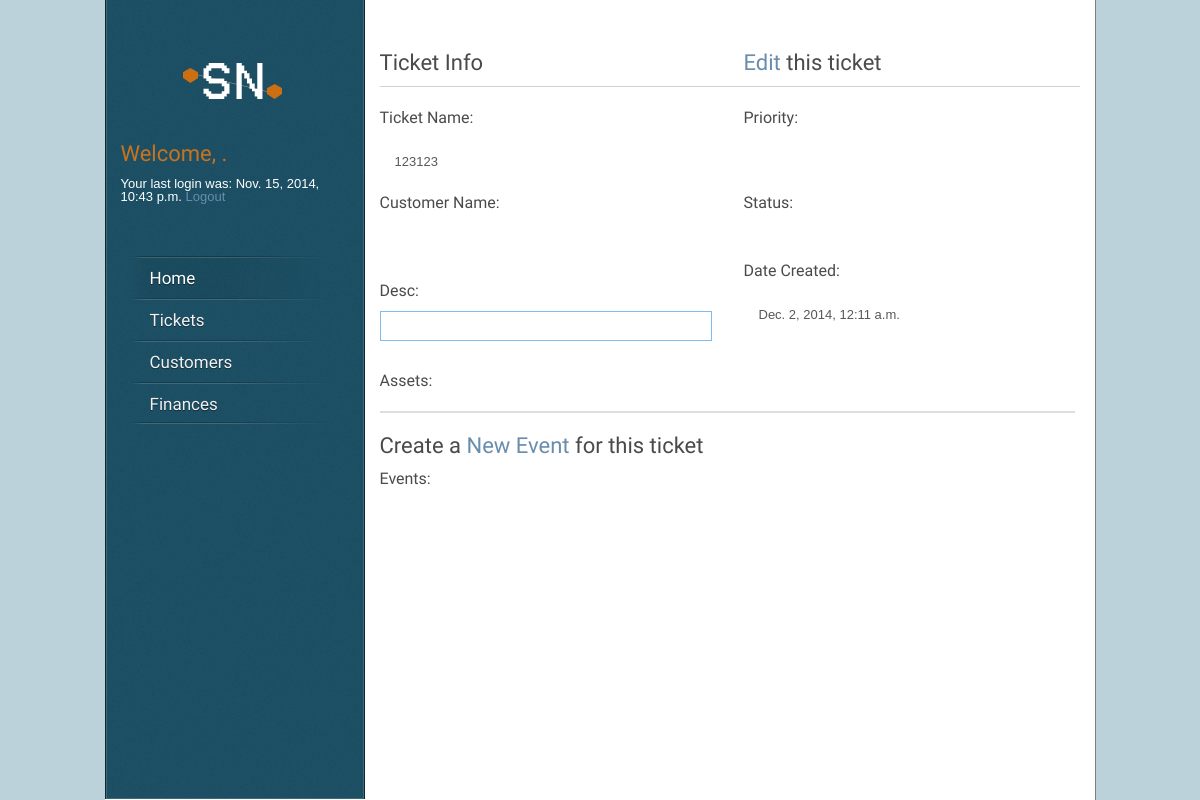
/ticket/detail/91/ (signed in), run on an earlier commit of the app's database.
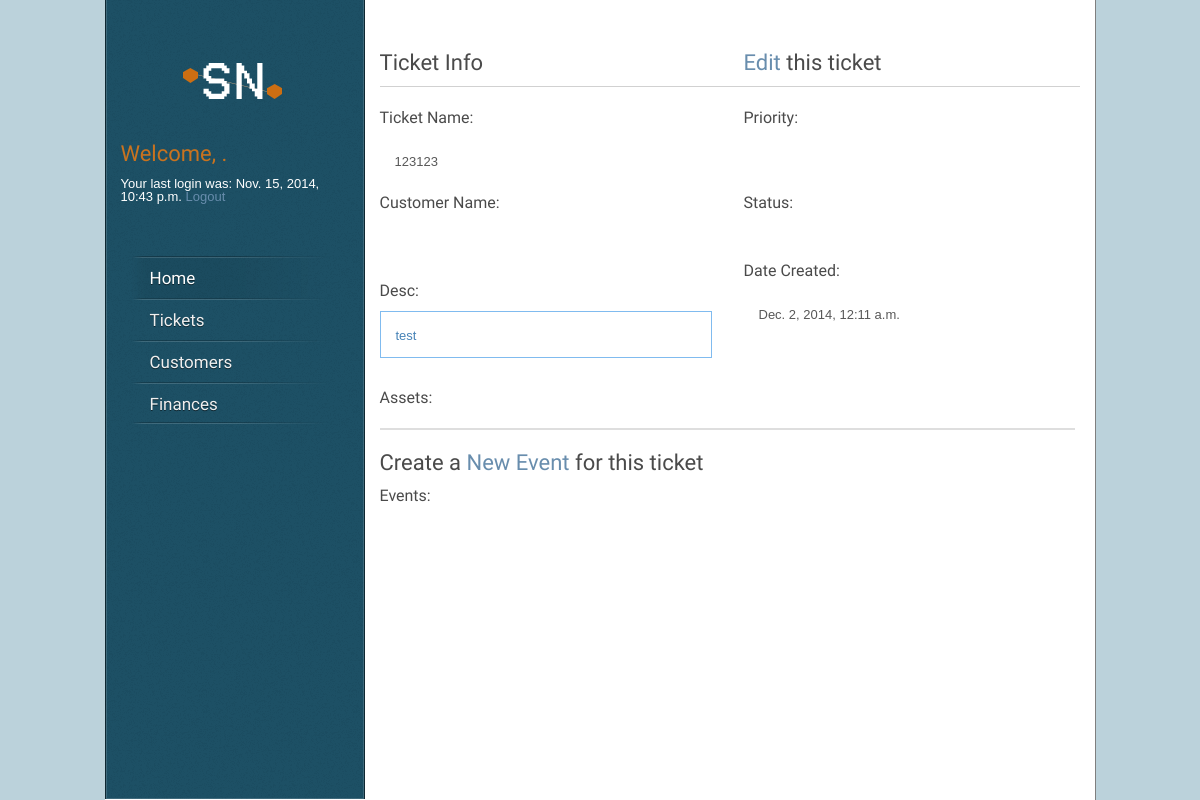
And on a later commit of the database.
### core/models.py (models this page shows, shortened)
class Node(models.Model):
    parent = models.ForeignKey("self", blank=True, null=True)
    name = models.CharField(max_length=160)
    desc = models.TextField(max_length=1600)
    date_created = models.DateTimeField('date created',auto_now_add=True)
    date_updated = models.DateTimeField('date updated',auto_now=True)

### ticket/views.py (the view)
# urls.py: url(r'^(?P<node_id>\d+)/$', views.detail, name='detail'),
def detail(request, node_id):
    iterator=itertools.count() ###
    node = get_object_or_404(Node, pk=node_id)
    return render(request, 'ticket/detail.html', {'node': node, 'iterator':iterator})

### ticket/templates/ticket/detail.html (shortened to what this page needs)
{% extends "core/base.html" %}
{% block content %}
{% load static %}
{% load staticfiles %}
 <form action="{{ form_action }}" method="post">
<div class="one-side"><h1 class="title">Ticket Info</h1></div>
	<div class="one-side last">
		{% if node %}
			<h1> <a href="/ticket/edit/{{node.id}}">Edit</a> this ticket</h1>
		{% endif %}
	</div>
	<div class="whole"><div class="line"></div></div>
	<div class="one-side"><h4>Ticket Name: </h4>
		<div class="name-box">
			{{ node.name }}
			</div>
	</div>
	<div class="one-side last"><h4>Priority: </h4>
		<div class="name-box">
		</div>
	</div>
	<div class="one-side"><h4>Customer Name: </h4>
	</div>
	<div class="one-side last"><h4>Status: </h4>
		<div class="name-box">
		</div>
	</div>
	<div class="one-side"><p><h4>Desc:</h4>
		<div class="desc-box">
			{{ node.desc }}
		</div>
	</div>
	<div class="one-side last"><h4>Date Created: </h4>
		<div class="name-box righthand">
			{{ node.date_created }}
		</div>
	</div>
	<div class="whole"><br><br><h4>Assets: </h4>
			<div class="tabbed-content">
		        <div class="tab_container">
		        </div>
		      </div>
<h1>Create a <a href="/ticket/new_event/{{node.id}}">New Event</a> for this ticket</h1>
	<h4>Events: </h4>
	    <div class="toggle">
	    </div>
	</div>
</form>
{%endblock%}

What changed in the data, as far as the page shows it:
changed Node: desc (not shown) → "test"
